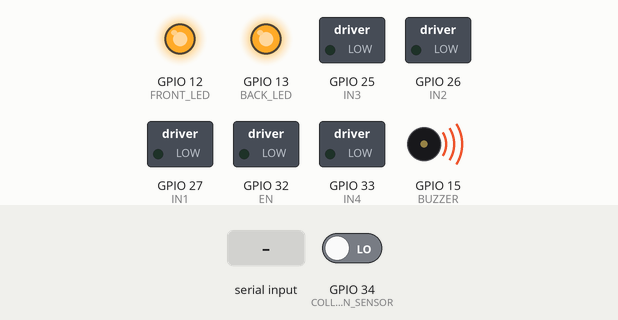
Recording of a sketch running on a simulated ESP32. Shown: switched loads named in the sketch (green lamp = pin HIGH), output pins drawn as LEDs (lit = HIGH), buzzer (waves = sounding, pin HIGH). Dashed ring = blinking. The test bench sets the inputs (shaded band); at power-on: GPIO 34 (COLLISION_SENSOR) LOW. WiFi joins after 1.5 s; servers stay silent unless stated; the local clock reads 2024-03-15 10:24:30 at power-on unless the sketch sets it; nothing arrives over Bluetooth unless stated; web services answer with replies made up by the test bench; what the sketch prints to the serial monitor is not drawn.

Above: at 2.91 s.
3.3 s: GPIO 34 (COLLISION_SENSOR) driven HIGH
At 4.9 s:
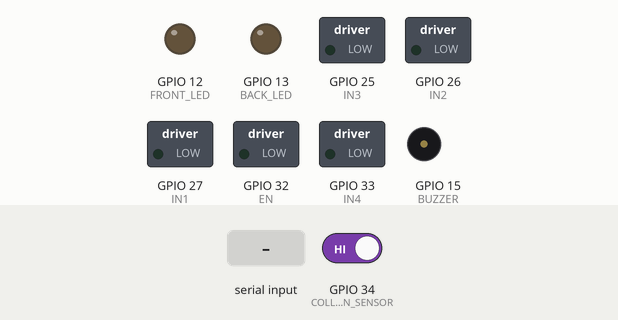
6.8 s: "F\n" received over the second serial link
At 7.27 s:
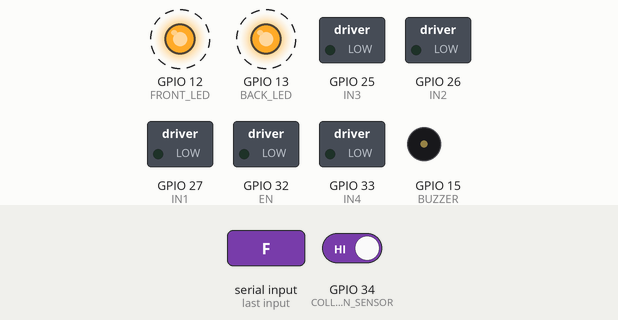
11.7 s: "B\n" received over the second serial link
13.2 s: "L\n" received over the second serial link
14.7 s: "R\n" received over the second serial link
16.2 s: "F\n" received over the second serial link
Timing chart, 0 to 18.7 s (numbered marks = the images above; inputs shaded):
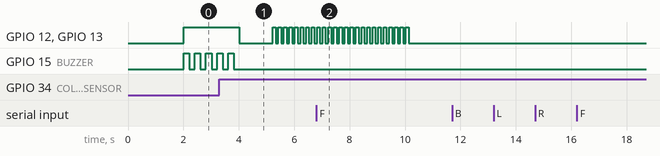

The sketch:

alert_system_collision_sensor.ino
```cpp
#include <WiFi.h>
#include <HTTPClient.h>
#include <Arduino_JSON.h>
#include <ESP_Mail_Client.h>
#include <WiFiManager.h>
#include "BluetoothSerial.h"
#include "time.h"

// ========== Pin Definitions ==========
#define COLLISION_SENSOR 34

#define IN1 27
#define IN2 26
#define IN3 25
#define IN4 33
#define EN 32

#define FRONT_LED 12
#define BACK_LED 13
#define BUZZER 15

// ========== SMTP Configuration ==========
#define SMTP_HOST "smtp.gmail.com"
#define SMTP_PORT 465
#define AUTHOR_EMAIL "ullasdevang44@gmail.com"
#define AUTHOR_PASSWORD "gywp inte vbea hwng"
#define RECIPIENT_EMAIL1 "ullasdevang44@gmail.com"
#define RECIPIENT_EMAIL2 "secondemail@example.com"

SMTPSession smtp;
const char *apiURL = "http://ip-api.com/json/";

// ========== Bluetooth ==========
BluetoothSerial SerialBT;

// ========== Control Flags ==========
bool isAlertActive = false;

// ========== Function Prototypes ==========
void stopMotors();
void forward();
void backward();
void left();
void right();
void flushBluetoothInput();
String fetchLocation();
void sendEmailWithRetry(String locationData);
void triggerAccident();
void resetAlertOutputs();
void smtpCallback(SMTP_Status status);
bool setSystemTime();
bool ensureWiFiConnected();
void testPing();
void beepBuzzer(unsigned long duration, unsigned int interval);
void blinkLEDs(unsigned long duration, unsigned int interval);

void setup() {
  Serial.begin(115200);
  delay(300);

  // Motor setup
  pinMode(IN1, OUTPUT);
  pinMode(IN2, OUTPUT);
  pinMode(IN3, OUTPUT);
  pinMode(IN4, OUTPUT);
  pinMode(EN, OUTPUT);
  stopMotors();

  // Collision sensor setup (pulldown)
  pinMode(COLLISION_SENSOR, INPUT_PULLDOWN);

  // LEDs & Buzzer
  pinMode(FRONT_LED, OUTPUT);
  pinMode(BACK_LED, OUTPUT);
  pinMode(BUZZER, OUTPUT);
  resetAlertOutputs();

  SerialBT.begin("ESP32_Car");
  Serial.println("✅ Bluetooth started: ESP32_Car");

  WiFiManager wm;
  if (!wm.autoConnect("ESP32_Config")) {
    Serial.println("WiFi connection failed! Restarting...");
    ESP.restart();
  }
  Serial.print("🌐 WiFi connected. IP: ");
  Serial.println(WiFi.localIP());

  testPing();

  if (!setSystemTime()) {
    Serial.println("⚠️ Time sync failed! Email may not work.");
  }

  smtp.callback(smtpCallback);

  Serial.println("🚀 System initialized successfully.");
}

void loop() {
  // Bluetooth Car Control
  if (!isAlertActive && SerialBT.available()) {
    char cmd = SerialBT.read();
    Serial.printf("BT cmd: %c\n", cmd);
    switch (cmd) {
      case 'F': forward();  break;
      case 'B': backward(); break;
      case 'L': left();     break;
      case 'R': right();    break;
      case 'S': stopMotors(); break;
      default: stopMotors(); break;
    }
  }

  // Collision Detection
  if (digitalRead(COLLISION_SENSOR) == LOW && !isAlertActive) {
    Serial.println("⚠️ Collision Detected!");
    triggerAccident();

    // Blink LEDs until collision sensor goes HIGH (reset)
    while(digitalRead(COLLISION_SENSOR) == LOW) {
      blinkLEDs(500, 250);  // Blink for 500ms with 250 ms ON/OFF cycle
    }
    Serial.println("✅ Collision sensor reset for next detection.");
  }

  delay(5);
}

// Motor and LED behavior during movement
void forward() {
  digitalWrite(IN1, LOW);
  digitalWrite(IN2, HIGH);
  digitalWrite(IN3, LOW);
  digitalWrite(IN4, HIGH);
  analogWrite(EN, 200);
  digitalWrite(FRONT_LED, HIGH);
  digitalWrite(BACK_LED, LOW);
}
void backward() {
  digitalWrite(IN1, HIGH);
  digitalWrite(IN2, LOW);
  digitalWrite(IN3, HIGH);
  digitalWrite(IN4, LOW);
  analogWrite(EN, 200);
  digitalWrite(FRONT_LED, LOW);
  digitalWrite(BACK_LED, HIGH);
}
void left() {
  digitalWrite(IN1, LOW);
  digitalWrite(IN2, LOW);
  digitalWrite(IN3, LOW);
  digitalWrite(IN4, HIGH);
  analogWrite(EN, 200);
  digitalWrite(FRONT_LED, LOW);
  digitalWrite(BACK_LED, LOW);
}
void right() {
  digitalWrite(IN1, LOW);
  digitalWrite(IN2, HIGH);
  digitalWrite(IN3, LOW);
  digitalWrite(IN4, LOW);
  analogWrite(EN, 200);
  digitalWrite(FRONT_LED, LOW);
  digitalWrite(BACK_LED, LOW);
}
void stopMotors() {
  digitalWrite(IN1, LOW);
  digitalWrite(IN2, LOW);
  digitalWrite(IN3, LOW);
  digitalWrite(IN4, LOW);
  analogWrite(EN, 0);
  digitalWrite(FRONT_LED, LOW);
  digitalWrite(BACK_LED, LOW);
}

// Accident Trigger (Collision)
void triggerAccident() {
  isAlertActive = true;
  stopMotors();
  flushBluetoothInput();

  // LEDs ON steady during buzzer beep
  digitalWrite(FRONT_LED, HIGH);
  digitalWrite(BACK_LED, HIGH);

  // Loud buzzer beep for 2 seconds (200ms ON/OFF cycle)
  beepBuzzer(2000, 200);

  resetAlertOutputs();

  String locationData = fetchLocation();
  Serial.println(locationData);

  sendEmailWithRetry(locationData);

  // Blink LEDs rapidly for 5 seconds indicating alert phase
  unsigned long alertStart = millis();
  while (millis() - alertStart < 5000) {
    blinkLEDs(200, 100);  // blink for 200ms with 100 ms ON/OFF cycle
  }

  resetAlertOutputs();
  isAlertActive = false;
  Serial.println("✅ Collision alert handled and system reset.");
}

// Buzzer beep helper with specified duration and interval for loud beep
void beepBuzzer(unsigned long duration, unsigned int interval) {
  unsigned long start = millis();
  bool buzzerState = false;
  while (millis() - start < duration) {
    buzzerState = !buzzerState;
    digitalWrite(BUZZER, buzzerState ? HIGH : LOW);
    delay(interval);
  }
  digitalWrite(BUZZER, LOW);
}

// LED blink helper: blinks both front & back LEDs for duration (one cycle)
void blinkLEDs(unsigned long duration, unsigned int interval) {
  unsigned long start = millis();
  while (millis() - start < duration) {
    digitalWrite(FRONT_LED, HIGH);
    digitalWrite(BACK_LED, HIGH);
    delay(interval);
    digitalWrite(FRONT_LED, LOW);
    digitalWrite(BACK_LED, LOW);
    delay(interval);
  }
}

void resetAlertOutputs() {
  digitalWrite(FRONT_LED, LOW);
  digitalWrite(BACK_LED, LOW);
  digitalWrite(BUZZER, LOW);
}
void flushBluetoothInput() {
  while (SerialBT.available()) SerialBT.read();
}

String fetchLocation() {
  if (!ensureWiFiConnected()) {
    Serial.println("WiFi not connected!");
    return "WiFi not connected!";
  }
  HTTPClient http;
  http.begin(apiURL);
  http.setTimeout(5000);
  int httpCode = http.GET();
  String locationMsg = "";
  if (httpCode == HTTP_CODE_OK) {
    String payload = http.getString();
    JSONVar data = JSON.parse(payload);
    if (JSON.typeof(data) != "undefined" && String((const char*)data["status"]) == "success") {
      double lat = (double)data["lat"];
      double lon = (double)data["lon"];
      locationMsg = "Collision detected!\n";
      locationMsg += "Latitude: " + String(lat, 6) + "\n";
      locationMsg += "Longitude: " + String(lon, 6) + "\n";
      locationMsg += "Google Maps: https://www.google.com/maps?q=" + String(lat, 6) + "," + String(lon, 6);
    } else {
      locationMsg = "Location unavailable.";
    }
  } else {
    locationMsg = "HTTP error: " + String(httpCode);
  }
  http.end();
  return locationMsg;
}

void sendEmailWithRetry(String locationData) {
  if (!ensureWiFiConnected()) {
    Serial.println("❌ Email not sent: No WiFi connection.");
    return;
  }
  smtp.callback(smtpCallback);

  ESP_Mail_Session session;
  session.server.host_name = SMTP_HOST;
  session.server.port = SMTP_PORT;
  session.login.email = AUTHOR_EMAIL;
  session.login.password = AUTHOR_PASSWORD;
  session.login.user_domain = "";
  session.time.ntp_server = "pool.ntp.org,time.google.com,time.nist.gov";
  session.time.gmt_offset = 19800;
  session.time.day_light_offset = 0;

  SMTP_Message message;
  message.sender.name = "ESP32 Collision Alert";
  message.sender.email = AUTHOR_EMAIL;
  message.subject = "🚨 Collision Alert - ESP32 Vehicle";
  message.addRecipient("Owner1", RECIPIENT_EMAIL1);
  message.addRecipient("Owner2", RECIPIENT_EMAIL2);

  String html = "<h3>🚨 Collision Detected!</h3><p>A collision has been detected by your ESP32 vehicle system.</p><pre>" + locationData + "</pre>";
  message.html.content = html.c_str();
  message.html.transfer_encoding = "base64";
  message.text.charSet = "us-ascii";

  const int maxRetries = 3;
  int retryCount = 0;
  bool emailSent = false;

  while (!emailSent && retryCount < maxRetries) {
    retryCount++;
    Serial.printf("Attempt %d/%d: Connecting to SMTP server...\n", retryCount, maxRetries);
    if (!smtp.connect(&session)) {
      Serial.println("❌ Could not connect to mail server: " + smtp.errorReason());
      smtp.closeSession();
      if (retryCount < maxRetries) {
        Serial.println("Retrying in 2s...");
        delay(2000);
      }
      continue;
    }

    Serial.println("Sending email...");
    if (MailClient.sendMail(&smtp, &message)) {
      Serial.println("✅ Email sent successfully!");
      emailSent = true;
    } else {
      Serial.println("❌ Sending failed: " + smtp.errorReason());
      smtp.closeSession();
      if (retryCount < maxRetries) {
        Serial.println("Retrying in 2s...");
        delay(2000);
      }
    }
    smtp.closeSession();
  }

  if (!emailSent) {
    Serial.printf("❌ Email sending failed after %d retries. Continuing system operation.\n", maxRetries);
  }
}

bool setSystemTime() {
  Serial.println("⏱️ Syncing time via NTP...");
  configTime(19800, 0, "pool.ntp.org", "time.google.com", "time.nist.gov");
  struct tm timeinfo;
  int retries = 0, maxRetries = 20;
  while (!getLocalTime(&timeinfo) && retries < maxRetries) {
    Serial.print(".");
    delay(1000);
    retries++;
  }
  if (retries >= maxRetries) {
    Serial.println("\n❌ Time sync failed after " + String(maxRetries) + " retries.");
    return false;
  }
  Serial.println("\n✅ Time synced: " + String(timeinfo.tm_year + 1900) + "-" +
                 String(timeinfo.tm_mon + 1) + "-" + String(timeinfo.tm_mday) + " " +
                 String(timeinfo.tm_hour) + ":" + String(timeinfo.tm_min) + ":" + String(timeinfo.tm_sec));
  return true;
}

bool ensureWiFiConnected() {
  if (WiFi.status() == WL_CONNECTED) return true;
  Serial.println("🌐 WiFi disconnected! Attempting to reconnect...");
  WiFi.reconnect();
  int retries = 0, maxRetries = 10;
  while (WiFi.status() != WL_CONNECTED && retries < maxRetries) {
    Serial.print(".");
    delay(500);
    retries++;
  }
  if (WiFi.status() == WL_CONNECTED) {
    Serial.println("\n🌐 WiFi reconnected. IP: " + WiFi.localIP().toString());
    return true;
  } else {
    Serial.println("\n❌ WiFi reconnection failed after " + String(maxRetries) + " retries.");
    return false;
  }
}

void testPing() {
  if (WiFi.status() == WL_CONNECTED) {
    HTTPClient http;
    http.begin("http://8.8.8.8");
    http.setTimeout(5000);
    int httpCode = http.GET();
    if (httpCode > 0) {
      Serial.println("✅ Ping to 8.8.8.8 successful.");
    } else {
      Serial.println("❌ Ping to 8.8.8.8 failed. HTTP code: " + String(httpCode));
    }
    http.end();
  } else {
    Serial.println("❌ WiFi not connected for ping test.");
  }
}

void smtpCallback(SMTP_Status status) {
  Serial.println(status.info());
  if (status.success()) {
    Serial.println("📨 Email delivery confirmed by callback!");
  } else {
    Serial.println("Callback: Email not delivered yet.");
  }
}
```

Measured:
- by itself, GPIO 12 (FRONT_LED), GPIO 13 (BACK_LED): alternates HIGH for 0.10 s and LOW for 0.10 s, 34 changes in all, then stays LOW
